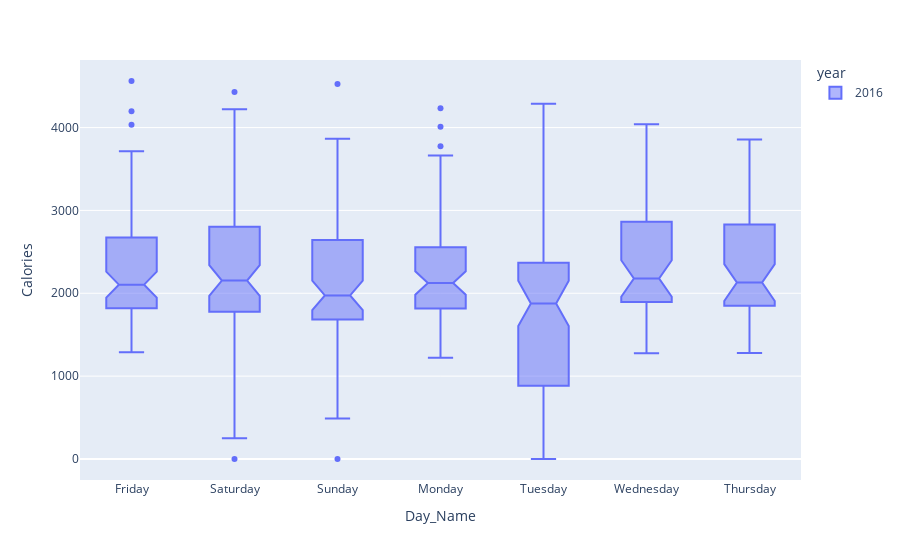

The code cell stored with this chart in its notebook:
### Markdown cell above
##### The EDA here gives that the insight about the relation between the active hours, the distance for which the user has moderate and intense activity and the calories burnt during that period.

### Code cell
tgp = px.box(cp_data,x="Day_Name", y="Calories", color='year', notched=True )
tgp.show()

### Figure 1 — Plotly figure (JSON) as saved in the notebook; plotly's stock layout.template omitted (floating-point values rounded to 4 significant figures; data arrays with more than 128 entries replaced by an {"elided": "..."} marker saying what was removed)
{"data": [{"alignmentgroup": "True", "hovertemplate": "year=2016<br>Day_Name=%{x}<br>Calories=%{y}<extra></extra>", "legendgroup": "2016", "marker": {"color": "#636efa"}, "name": "2016", "notched": true, "offsetgroup": "2016", "orientation": "v", "showlegend": true, "type": "box", "x": {"elided": "457 str values"}, "x0": " ", "xaxis": "x", "y": {"elided": "457 int values"}, "y0": " ", "yaxis": "y"}], "layout": {"autosize": true, "boxmode": "group", "legend": {"title": {"text": "year"}, "tracegroupgap": 0}, "margin": {"t": 60}, "xaxis": {"anchor": "y", "autorange": true, "domain": [0, 1], "range": [-0.5, 6.5], "title": {"text": "Day_Name"}, "type": "category"}, "yaxis": {"anchor": "x", "autorange": true, "domain": [0, 1], "range": [-253.4, 4815.0], "title": {"text": "Calories"}, "type": "linear"}}}
